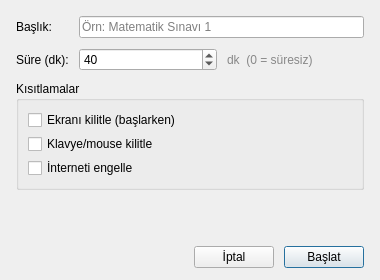
<?xml version="1.0" encoding="UTF-8"?>
<ui version="4.0">
 <class>ExamDialog</class>
 <widget class="QDialog" name="ExamDialog">
  <property name="geometry">
   <rect><x>0</x><y>0</y><width>380</width><height>280</height></rect>
  </property>
  <property name="windowTitle"><string>Sınav / Ödev Başlat</string></property>
  <layout class="QVBoxLayout" name="mainLayout">
   <property name="leftMargin"><number>16</number></property>
   <property name="topMargin"><number>16</number></property>
   <property name="rightMargin"><number>16</number></property>
   <property name="bottomMargin"><number>12</number></property>
   <property name="spacing"><number>10</number></property>

   <item>
    <layout class="QFormLayout" name="formLayout">
     <item row="0" column="0">
      <widget class="QLabel" name="lblTitle">
       <property name="text"><string>Başlık:</string></property>
      </widget>
     </item>
     <item row="0" column="1">
      <widget class="QLineEdit" name="titleEdit">
       <property name="placeholderText"><string>Örn: Matematik Sınavı 1</string></property>
      </widget>
     </item>
     <item row="1" column="0">
      <widget class="QLabel" name="lblDuration">
       <property name="text"><string>Süre (dk):</string></property>
      </widget>
     </item>
     <item row="1" column="1">
      <layout class="QHBoxLayout">
       <item>
        <widget class="QSpinBox" name="durationSpin">
         <property name="minimum"><number>0</number></property>
         <property name="maximum"><number>300</number></property>
         <property name="value"><number>40</number></property>
         <property name="specialValueText"><string>Süresiz</string></property>
        </widget>
       </item>
       <item>
        <widget class="QLabel" name="lblDurationHint">
         <property name="text"><string>dk  (0 = süresiz)</string></property>
         <property name="styleSheet"><string>color: #888;</string></property>
        </widget>
       </item>
      </layout>
     </item>
    </layout>
   </item>

   <item>
    <widget class="QGroupBox" name="restrictGroup">
     <property name="title"><string>Kısıtlamalar</string></property>
     <layout class="QVBoxLayout">
      <property name="spacing"><number>4</number></property>
      <item>
       <widget class="QCheckBox" name="chkLockScreen">
        <property name="text"><string>Ekranı kilitle (başlarken)</string></property>
       </widget>
      </item>
      <item>
       <widget class="QCheckBox" name="chkLockInput">
        <property name="text"><string>Klavye/mouse kilitle</string></property>
       </widget>
      </item>
      <item>
       <widget class="QCheckBox" name="chkBlockWeb">
        <property name="text"><string>İnterneti engelle</string></property>
       </widget>
      </item>
     </layout>
    </widget>
   </item>

   <item>
    <spacer>
     <property name="orientation"><enum>Qt::Vertical</enum></property>
     <property name="sizeHint" stdset="0"><size><width>20</width><height>10</height></size></property>
    </spacer>
   </item>

   <item>
    <layout class="QHBoxLayout">
     <item>
      <spacer>
       <property name="orientation"><enum>Qt::Horizontal</enum></property>
       <property name="sizeHint" stdset="0"><size><width>40</width><height>20</height></size></property>
      </spacer>
     </item>
     <item>
      <widget class="QPushButton" name="btnCancel">
       <property name="text"><string>İptal</string></property>
      </widget>
     </item>
     <item>
       <widget class="QPushButton" name="btnStart">
        <property name="text"><string>Başlat</string></property>
        <property name="default"><bool>true</bool></property>
       </widget>
     </item>
    </layout>
   </item>

  </layout>
 </widget>
 <resources/>
 <connections>
  <connection>
   <sender>btnCancel</sender><signal>clicked()</signal>
   <receiver>ExamDialog</receiver><slot>reject()</slot>
   <hints><hint type="sourcelabel"><x>260</x><y>260</y></hint><hint type="destinationlabel"><x>190</x><y>140</y></hint></hints>
  </connection>
  <connection>
   <sender>btnStart</sender><signal>clicked()</signal>
   <receiver>ExamDialog</receiver><slot>accept()</slot>
   <hints><hint type="sourcelabel"><x>320</x><y>260</y></hint><hint type="destinationlabel"><x>190</x><y>140</y></hint></hints>
  </connection>
 </connections>
</ui>
